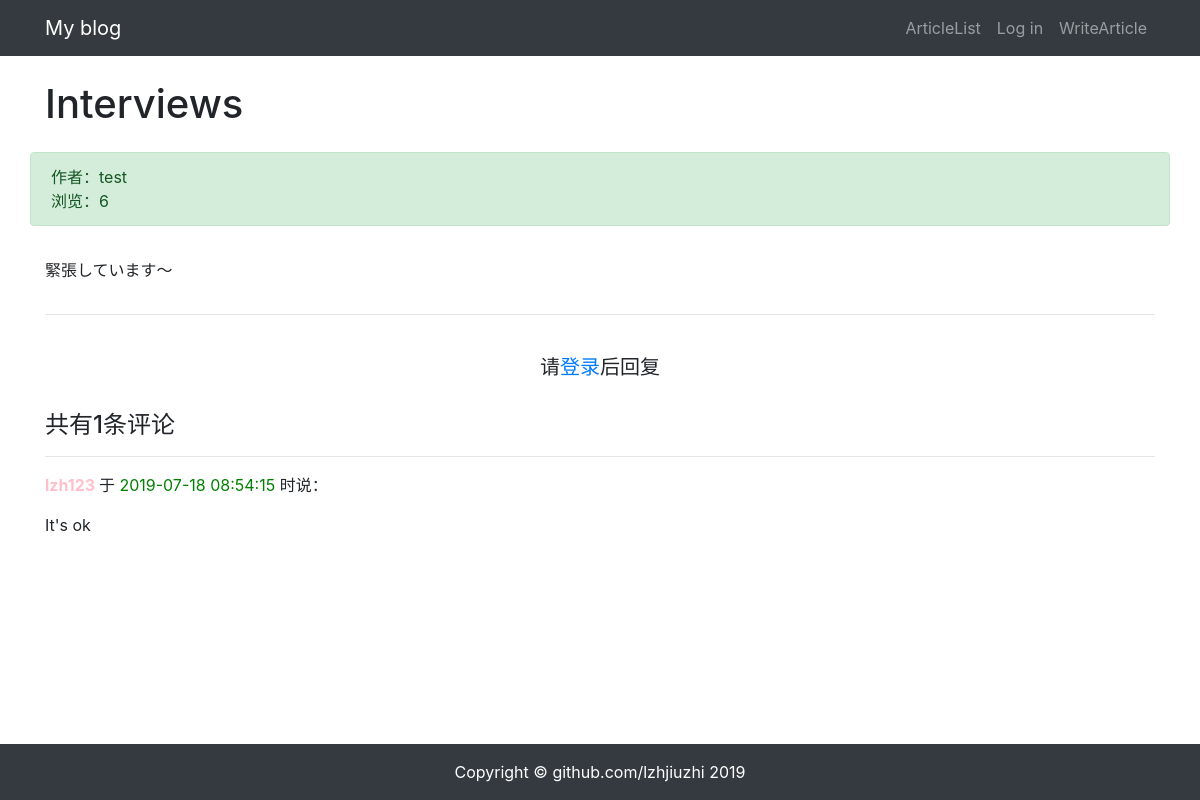
The app's page /article/article-detail/8/ with its own data.
### article/models.py (models this page shows, shortened)
class ArticlePost (models.Model):
    author = models.ForeignKey(User, on_delete=models.CASCADE)
    title = models.CharField(max_length=100)
    body = models.TextField()
    created = models.DateTimeField(default = timezone.now)
    updated = models.DateTimeField(auto_now=True)
    total_views = models.PositiveIntegerField(default=0)
    class Meta:
        ordering = ('-created',)

### comment/models.py (models this page shows, shortened)
class Comment(models.Model):
    article = models.ForeignKey(
        ArticlePost,
        on_delete=models.CASCADE,
        related_name='comments'
    )
    user = models.ForeignKey(
        User,
        on_delete=models.CASCADE,
        related_name='comments'
    )
    body = models.TextField()
    created = models.DateTimeField(auto_now_add=True)
    class Meta:
        ordering = ('created',)

### article/views.py (the view)
# urls.py: path('article-detail/<int:id>/', views.article_detail, name='article_detail'),
def article_detail(request,id):
    article = ArticlePost.objects.get(id=id)
    comments = Comment.objects.filter(article=id)
    article.total_views += 1
    article.save(update_fields=['total_views'])
    md = markdown.Markdown(
        extensions=[
        'markdown.extensions.extra',
        'markdown.extensions.codehilite',
        'markdown.extensions.toc',
        ]
    )
    article.body = md.convert(article.body)
    context = { 'article': article, 'toc': md.toc, 'comments': comments }
    return render(request, 'article/detail.html', context)

### templates/article/detail.html (shortened to what this page needs)
{% extends "base.html" %}
{% load staticfiles %}
{% block content %}
<div class="container">
    <div class="row">
        <h1 class="col-12 mt-4 mb-4">{{ article.title }}</h1>
        <div class="col-12 alert alert-success">
            <div>
                作者：{{ article.author }}
            </div>
            <div>
                浏览：{{ article.total_views }}
            </div>
        </div>
        <div class="col-12">
            <p>{{ article.body|safe }}</p>
        </div>
    </div>
     <hr>
    {% if user.is_authenticated %}
        <div>
            <form
                action="{% url 'comment:post_comment' article.id %}"
                method="POST"
            >
            {% csrf_token %}
                <div class="form-group">
                    <label for="body">
                        <strong>
                            我也要发言：
                        </strong>
                    </label>
                    <textarea
                        type="text"
                        class="form-control"
                        id="body"
                        name="body"
                        rows="2"></textarea>
                </div>
                <button type="submit" class="btn btn-primary ">发送</button>
            </form>
        </div>
        <br>
    {% else %}
        <br>
        <h5 class="row justify-content-center">
            请<a href="{% url 'userprofile:login' %}">登录</a>后回复
        </h5>
        <br>
    {% endif %}
    <h4>共有{{ comments.count }}条评论</h4>
    <div>
        {% for comment in comments %}
            <hr>
            <p>
                <strong style="color: pink">
                    {{ comment.user }}
                </strong> 于
                <span style="color: green">
                    {{ comment.created|date:"Y-m-d H:i:s" }}
                </span> 时说：
            </p>
            <pre style="font-family: inherit; font-size: 1em;">
{{ comment.body }}</pre>
        {% endfor %}
    </div>
</div>
<div class="col-3 mt-4">
</div>
{% endblock content %}

### records on screen
ArticlePost: title "Interviews", author "test", total_views "6", body "緊張しています〜"
Comment: user "lzh123", created "2019-07-18 08:54:15", body "It's ok"

### other values on screen
{{ comments.count }} "1"
